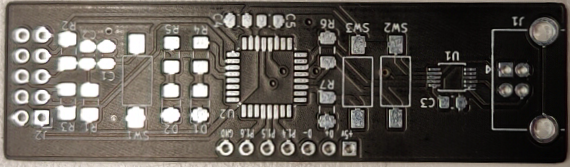
#> input picture server/front.png, 570 x 167 px
$ python ar.py
#> lines starting #> are read from the running program, lines starting #| are printed output that depends on the picture
# Augmented Reality module
# Date : refactored 02/04/2024
# This contains the code to warp and align the traces and bounding boxes with the PCB

from get_cam import *
import numpy as np
import os.path
import cv2

# Global variable telling if the traces and bounding boxes need to be redrawn
flag_redraw = True

# [171 lines left out: functions get_homography_matrix, stack_images, get_corners_of_pcb_in_frame, get_new_image_corners, get_clean_image_from_frame, get_front_pcb_image and 1 more, not called in this run]


if __name__ == "__main__":
	# ONLY USED FOR TESTING PURPOSES
	import os.path
	if not os.path.exists("front.png"):
		# get_screenshot("front.png")
		pass
	frontTargetImg = cv2.imread("front.png")
#> frontTargetImg is the input picture: shape (167, 570, 3); mean B, G, R 79.2, 86, 92.1
	height_front, width_front, cF = frontTargetImg.shape
#> height_front = 167; width_front = 570; cF = 3

	# if not os.path.exists("back.png"):
	# 	get_screenshot("back.png")
	# backTargetImg = cv2.imread("back.png")

	circuit = cv2.imread("circuit_draw.png")
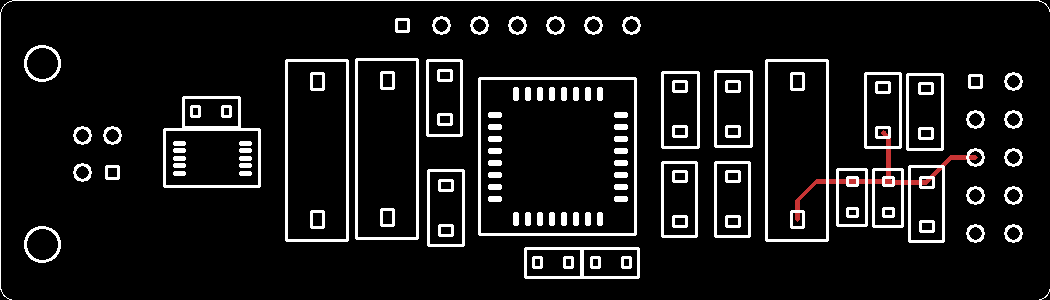
#> input picture server/circuit_draw.png, 1050 x 300 px
#> circuit is the input picture: shape (300, 1050, 3); mean B, G, R 23, 23, 23.5
	circuit = cv2.resize(circuit, (width_front, height_front))
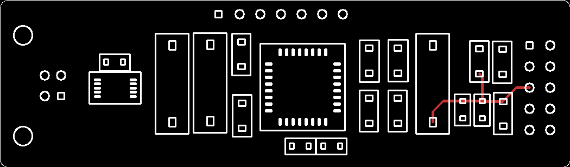
#> circuit: shape (167, 570, 3); mean B, G, R 22.7, 22.7, 23.2

	orb = cv2.ORB_create(1000)
	bf = cv2.BFMatcher(cv2.NORM_HAMMING, crossCheck=True)

	# FRONT
	keypoints_front, description_front = orb.detectAndCompute(frontTargetImg, None)
#> keypoints_front = 792 keypoints; strongest (x, y, size): (237, 92, 31), (228, 54, 31), (249, 115, 31), (243, 115, 31)
	# [8 lines of commented-out code are left out]

	NB_FEATURES = 250

#> (the run stopped early here; a loop or call above may not have finished)
